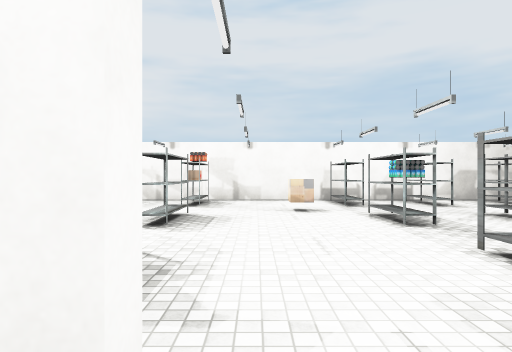
View 1 (above)

24 first-person views from a walk through a Unity game level. The camera is 1.5 m above the floor, looks level and sees 75° across. The floor is counted in squares, 2 m on a side. Each view is taken from the middle of a square. On the plan, view 1 faces up. The plan holds only what a view shows up to about 11 squares ahead; the rest is blank. The place goes on beyond the plan. The player character is not drawn. Some animated figures are not drawn. Door leaves are left out, so doorways stand open. Some surface patterns are stand-ins.

View 2
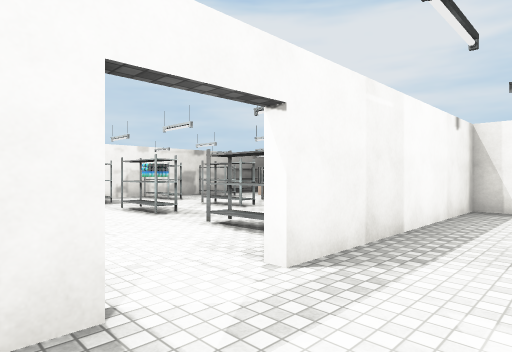

View 3
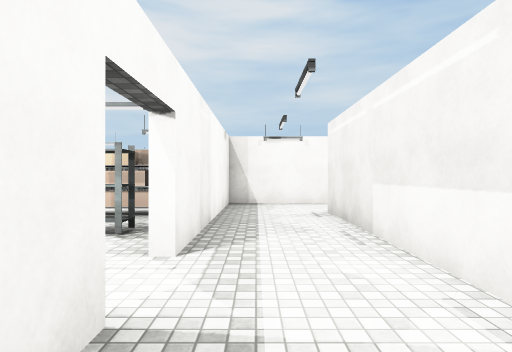

View 4
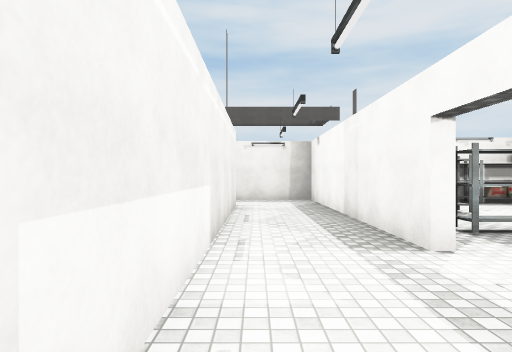

View 5
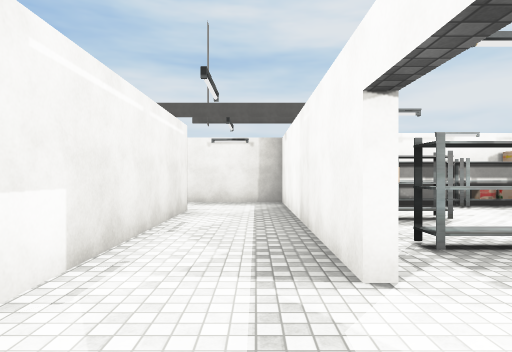

View 6
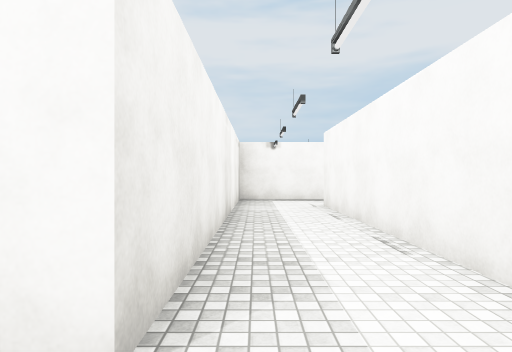

View 7
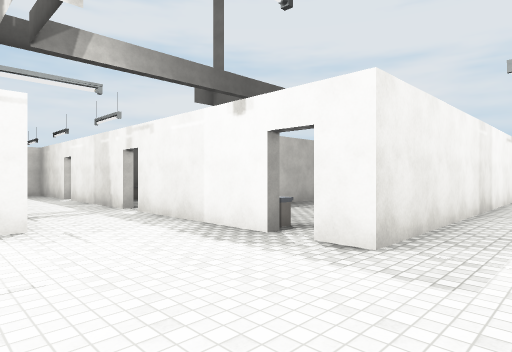

View 8
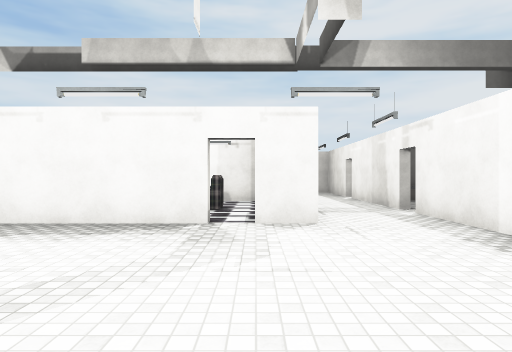

View 9
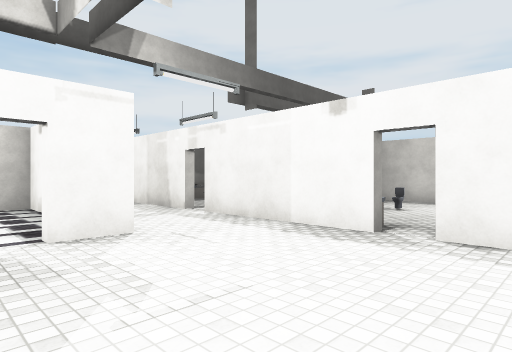

View 10
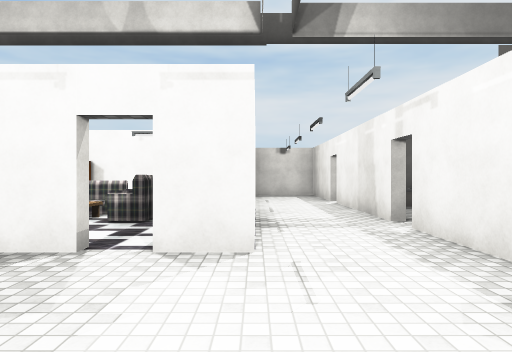

View 11
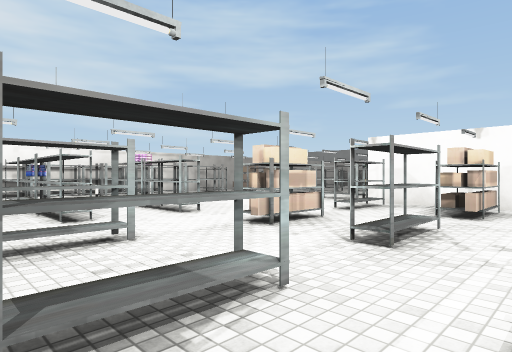

View 12
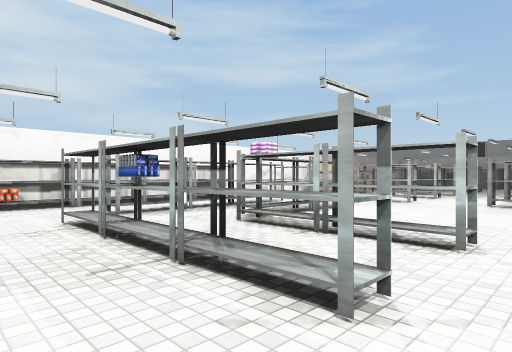

View 13
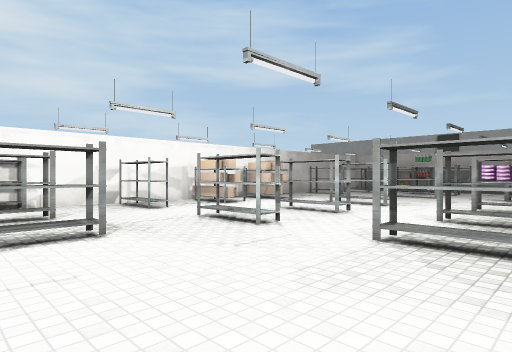

View 14
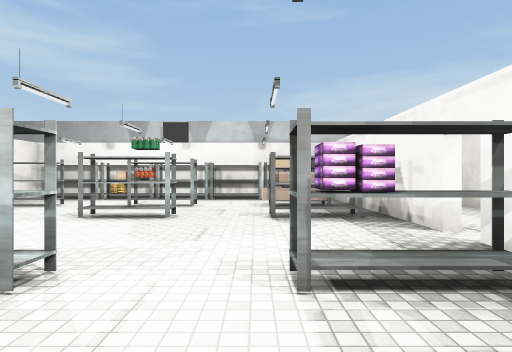

View 15
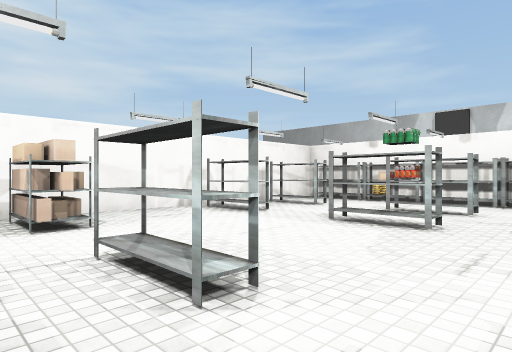

View 16
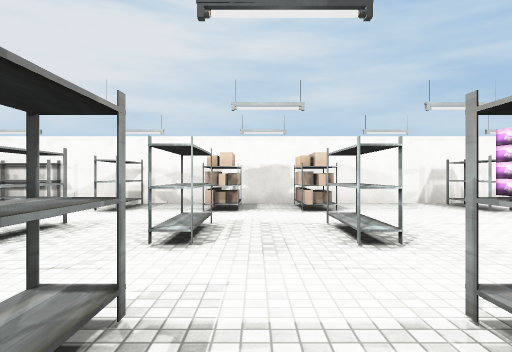

View 17
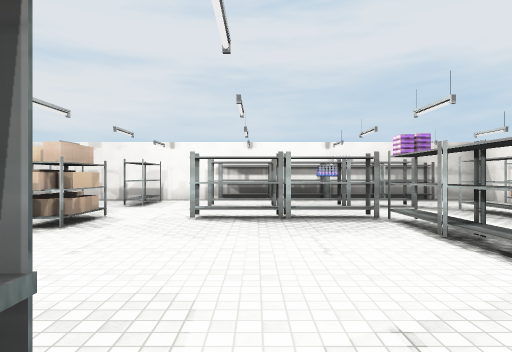

View 18
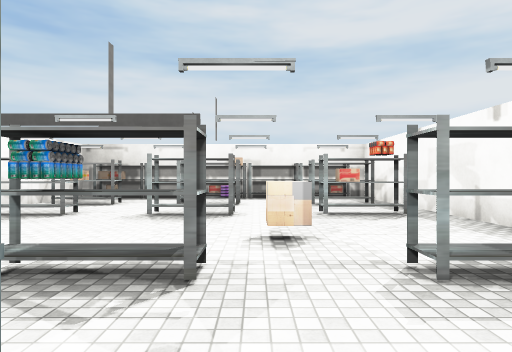

View 19
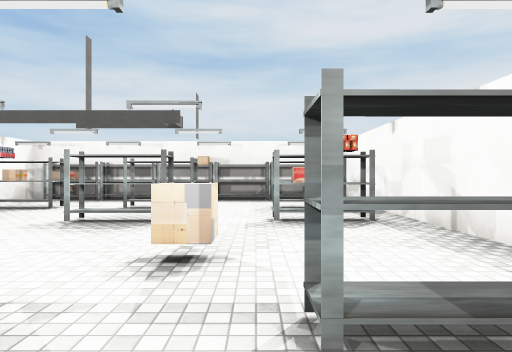

View 20
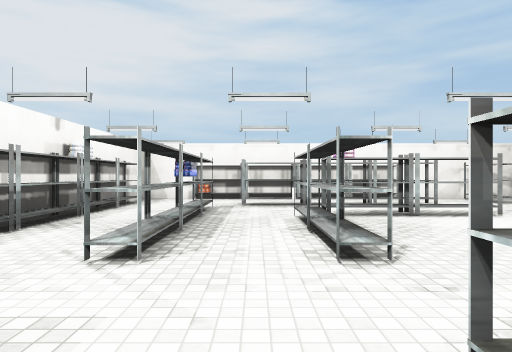

View 21
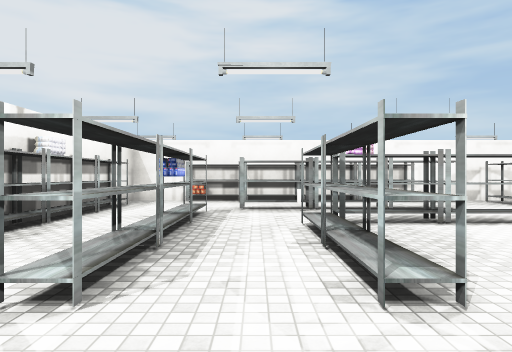

View 22
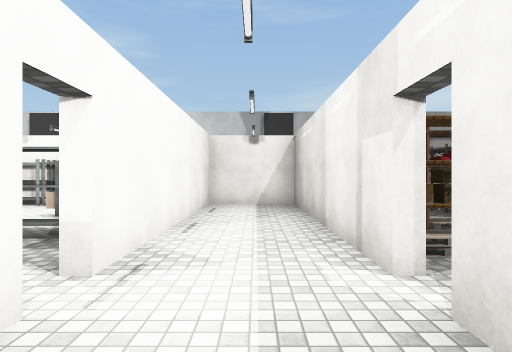

View 23
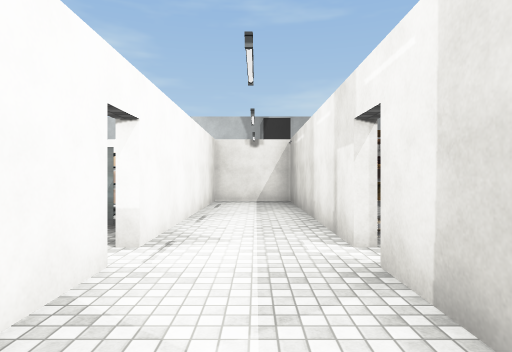

View 24
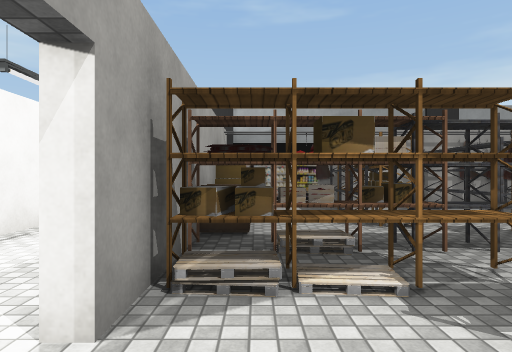

### Floor plan
Points are (right, up) in squares from view 1. A wall is a line through its corners. A room is listed if a view was taken in it or the views show most of it. See-through windows are left out.
Room 1 (views 1, 2, 3, 4, 5, 6, 7, 8, 9, 10, 22, 23)
walls: (-5.3, -7.8) (-5.3, -1.5) (5, -1.5); (-9, -8.8) (-12.9, -8.8); (-11.3, -11) (-11.3, -12.1); (-13.5, -8.8) (-17.4, -8.8); (-11.3, -12.8) (-11.3, -16.1); (-0.2, 0.7) (-7.5, 0.7) (-7.5, -8.8) (-8.4, -8.8); (5, -6.5) (5, -13) (7.2, -13) (7.2, -6.5); (5, -4.2) (5, -5.8); (-18, -8.8) (-19, -8.8); (7.2, -5.8) (7.2, -4.5); (7.2, -2) (7.2, 0.7) (1, 0.7)
ways out: open door at (0.5, 1) to room 2; open door at (7, -6) to room 2; open door at (5, -6) to room 3; opening at (-11, -9); open door at (-17.5, -9); open door at (-13, -9); open door at (-11, -12.5); open door at (-8.5, -9)
Room 2 (views 11, 12, 13, 14, 15, 16, 17, 18, 19, 20, 21)
walls: (4.1, 1) (7.5, 1); (7.5, -5.2) (7.5, -5.8); (7.5, -6.5) (7.5, -11.4); (-6.5, 1) (-2.8, 1); (17.2, 8.4) (17.2, 10.8) (-6.1, 10.8); (9.5, -13) (10.5, -13); (12.4, -13) (17.2, -13) (17.2, 6.5); (2, -15.5) (3.8, -15.5)
ways out: open door at (0.5, 1) to room 1; open door at (7, -6) to room 1; opening at (3.5, -13) to room 4
objects: other object (-6, 2); other object (-6, 3); other object (-6, 4); other object (-6, 5) to (-6, 6); other object (-6, 7) to (-6, 8); other object (-6, 9) to (-6, 10); other object (-4, 2); other object (-4, 3); other object (-4, 5) to (-4, 6); other object (-4, 9) to (-4, 10); other object (-2, 5) to (-1, 6); other object (-2, 9); other object (-2, 10); other object (-1, 2) to (-1, 3); other object (1, 7); other object (2, 2) to (2, 3); other object (2, 5) to (3, 6); other object (2, 9) to (2, 10); other object (5, 2) to (5, 3); other object (5, 5) to (5, 6); other object (5, 9) to (5, 10); other object (7, 2) to (7, 3); other object (7, 5) to (7, 6); other object (7, 9) to (7, 10); other object (8, -10) to (9, -10); other object (8, -8) to (9, -8); other object (8, -4); other object (8, -2) to (9, -2); other object (8, 0) to (9, 0); other object (9, -13); other object (9, -4); other object (9, 6) to (10, 6); other object (9, 8) to (10, 8); other object (10, 10); other object (11, -13); other object (11, 6) to (12, 6); other object (11, 8); other object (11, 10); other object (12, -13); other object (12, -10); other object (12, -8) to (13, -8); other object (12, -4) to (13, -4); other object (12, -2) to (13, -2); other object (12, 0) to (13, 0); other object (12, 8); other object (13, -10); other object (13, 3) to (13, 4); other object (13, 5); other object (13, 8); other object (13, 10); other object (14, 6) to (15, 7); other object (15, -11) to (16, -10); other object (15, -8) to (16, -8); other object (15, -4) to (16, -4); other object (15, -2) to (16, -2); other object (15, 0) to (16, 0); other object (15, 3) to (15, 4); other object (15, 5); other object (15, 10); other object (16, -13); other object (17, 3); other object (17, 5); other object (17, 7); other object (17, 8)
Room 3 (view 24)
walls: (4.7, -8.5) (4.7, -6.5); (1.8, -10.3) (2.3, -10.3)
ways out: open door at (5, -6) to room 1
objects: other object (1, -8); shelf (2, -9) to (3, -8); shelf (2, -7)
Room 4 (no view inside)
walls: (4.7, -11) (4.7, -8.5); (0.5, -13) (2.5, -13)
ways out: opening at (3.5, -13) to room 2
objects: shelf (2, -12) to (2, -11); other object (4, -12); other object (4, -10) to (4, -9)

Where each view was taken, in squares from view 1:
view 1: 0 up, 0 right, facing up
view 2: 1 down, 1 left, facing up-right
view 3: 0 up, 2 left, facing right
view 4: 1 down, 3 right, facing left
view 5: 0 up, 2 right, facing left
view 6: 10 down, 7 left, facing up
view 7: 12 down, 6 left, facing up-left
view 8: 12 down, 6 left, facing left
view 9: 13 down, 7 left, facing up-left
view 10: 11 down, 8 left, facing left
view 11: 10 up, 3 right, facing down-right
view 12: 10 up, 8 right, facing down-right
view 13: 4 up, 8 right, facing down-right
view 14: 2 down, 10 right, facing down
view 15: 3 down, 10 right, facing down-right
view 16: 3 down, 8 right, facing right
view 17: 0 up, 10 right, facing up
view 18: 7 up, 5 right, facing left
view 19: 8 up, 4 right, facing left
view 20: 7 up, 6 right, facing right
view 21: 7 up, 7 right, facing right
view 22: 4 down, 6 right, facing down
view 23: 3 down, 6 right, facing down
view 24: 5 down, 4 right, facing down
